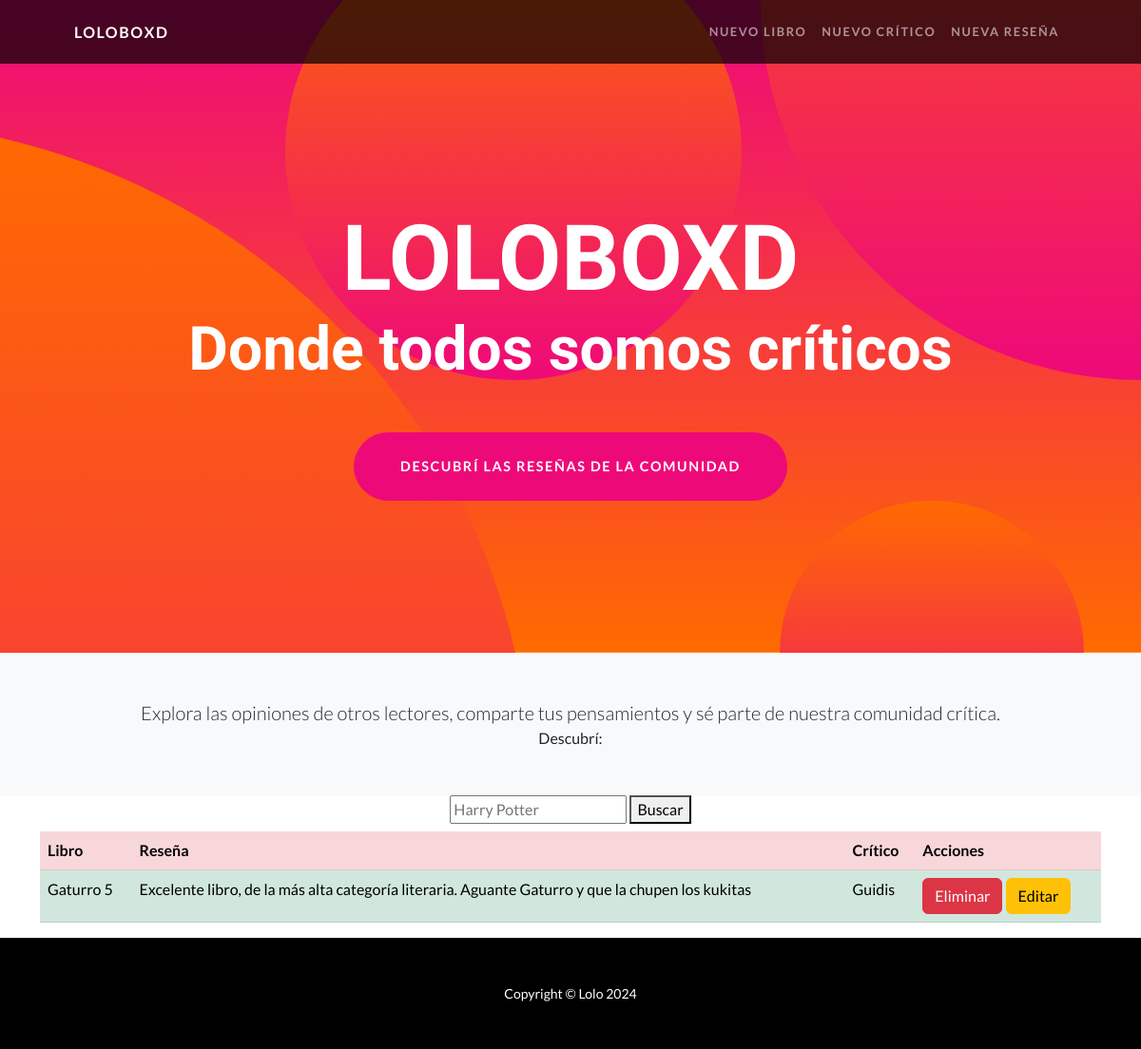
Before: /aplicacion/inicio/ with the older database file.
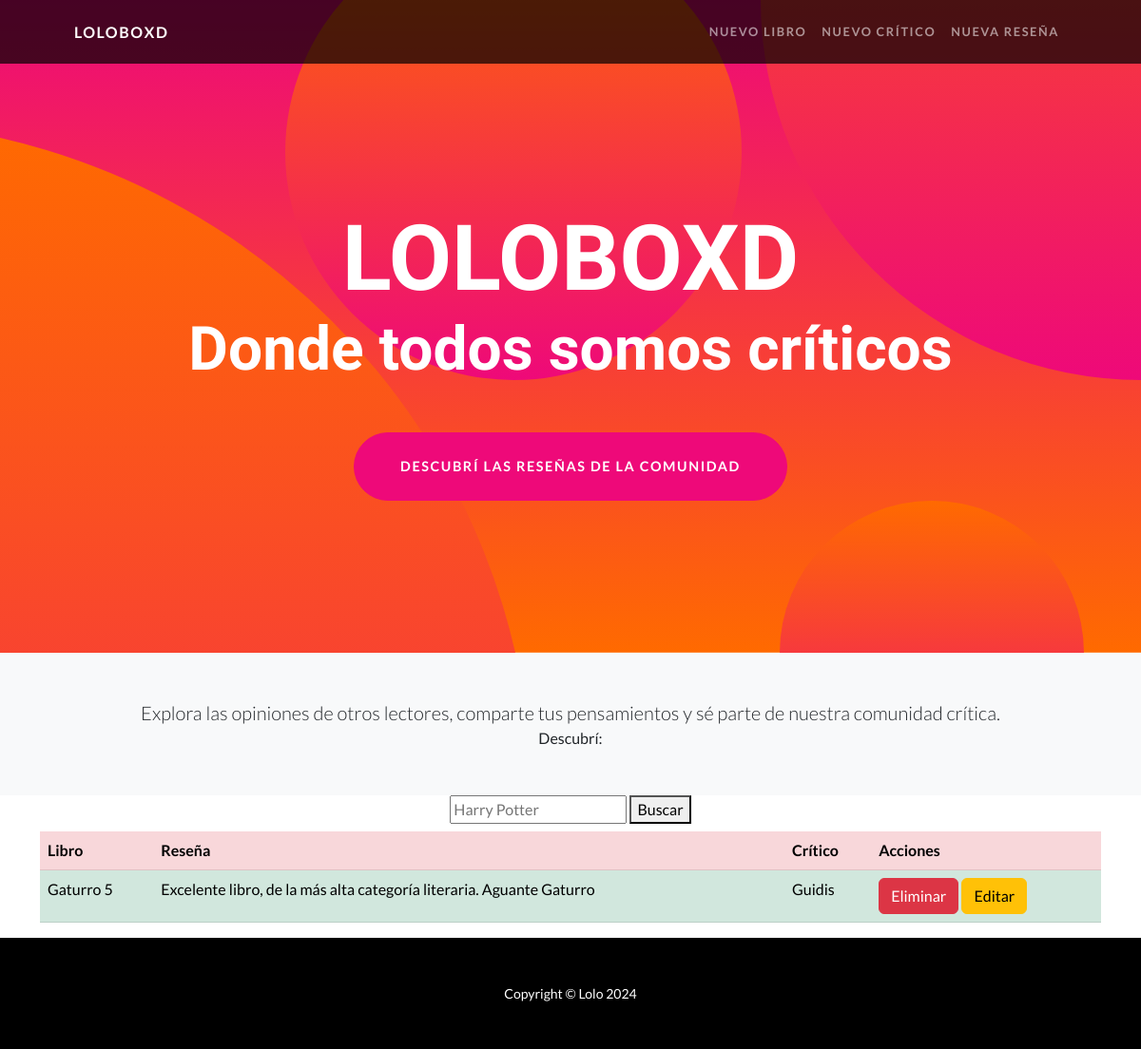
After: the same page with the newer database file.
### app_coder/models.py (models this page shows, shortened)
class Reseña(models.Model):
    texto = models.TextField()
    libro = models.ForeignKey(Libro, on_delete=models.CASCADE, related_name="reseñas")
    critico = models.ForeignKey(Critico, on_delete=models.CASCADE, related_name="reseñas")

class Libro(models.Model):
    titulo = models.CharField(max_length=100, unique=False)
    año = models.PositiveIntegerField()
    autor = models.CharField(max_length=100, unique=False)

class Critico(models.Model):
    nombre = models.CharField(max_length=100, unique=True)
    email = models.EmailField(blank=False)

### app_coder/views.py (the view)
def inicio(request):
    query = request.GET.get('q')
    if query:
        reseñas = Reseña.objects.filter(libro__titulo__icontains=query)
    else:
        reseñas = Reseña.objects.all()
    context = {
        "reseñas": reseñas,
        "query": query,
        "no_results": not reseñas.exists() if query else False
    }
    return render(request, "app_coder/inicio.html", context)

### app_coder/templates/app_coder/inicio.html (shortened to what this page needs)
{% extends "app_coder/base.html" %}
{% load static %}
{% block contenido %}
<header class="masthead text-center text-white">
    <div class="masthead-content">
        <div class="container px-5">
            <h1 class="masthead-heading mb-0">LOLOBOXD</h1>
            <h2 class="masthead-subheading mb-0">Donde todos somos críticos</h2>
            <a class="btn btn-primary btn-xl rounded-pill mt-5" href="#scroll">Descubrí las reseñas de la comunidad</a>
        </div>
    </div>
    <div class="bg-circle-1 bg-circle"></div>
    <div class="bg-circle-2 bg-circle"></div>
    <div class="bg-circle-3 bg-circle"></div>
    <div class="bg-circle-4 bg-circle"></div>
</header>
<div class="py-5 bg-light text-center">
    <div class="container px-5">
        <p class="lead mb-0">
            Explora las opiniones de otros lectores, comparte tus pensamientos y sé parte de nuestra comunidad crítica.
        </p>
        Descubrí:
    </div>
</div>
<div class="d-flex flex-column align-items-center mb-2">
    <form action="" method="GET">
        <input type="text" name="q" placeholder="Harry Potter" required>
        <button type="submit">Buscar</button>
    </form>
</div>
{% if reseñas %}
    <div class="container">
        <table class="table">
            <thead>
                <tr class="table-danger">
                <th scope="col">Libro</th>
                <th scope="col">Reseña</th>
                <th scope="col">Crítico</th>
                <th scope="col">Acciones</th>
                </tr>
            </thead>
            <tbody>
                {% for reseña in reseñas %}
                <tr class="table-success">
                <td>{{reseña.libro.titulo}}</td>
                <td>{{reseña.texto}}</td>
                <td>{{reseña.critico.nombre}}</td>
                <td>
                <a class = "btn btn-danger" href = "{% url 'eliminar_reseña' reseña.pk %}"> Eliminar </a>
                <a class = "btn btn-warning" href = "{% url 'editar_reseña' reseña.pk %}"> Editar </a>
                </td>
                {% endfor %}
            </tr>
            </tbody>
        </table>
    </div>
{% else %}
    <p class="text-center fs-4 text-danger">No se encontraron reseñas que coincidan con "{{ query }}"</p>
{% endif %}
{% endblock %}

Changed rows visible on the page:
changed Reseña "Gaturro 5": texto "Excelente libro, de la más alta categoría literaria. Aguante Gaturro y que la chupen los kukitas" → "Excelente libro, de la más alta categoría literaria. Aguante Gaturro"
